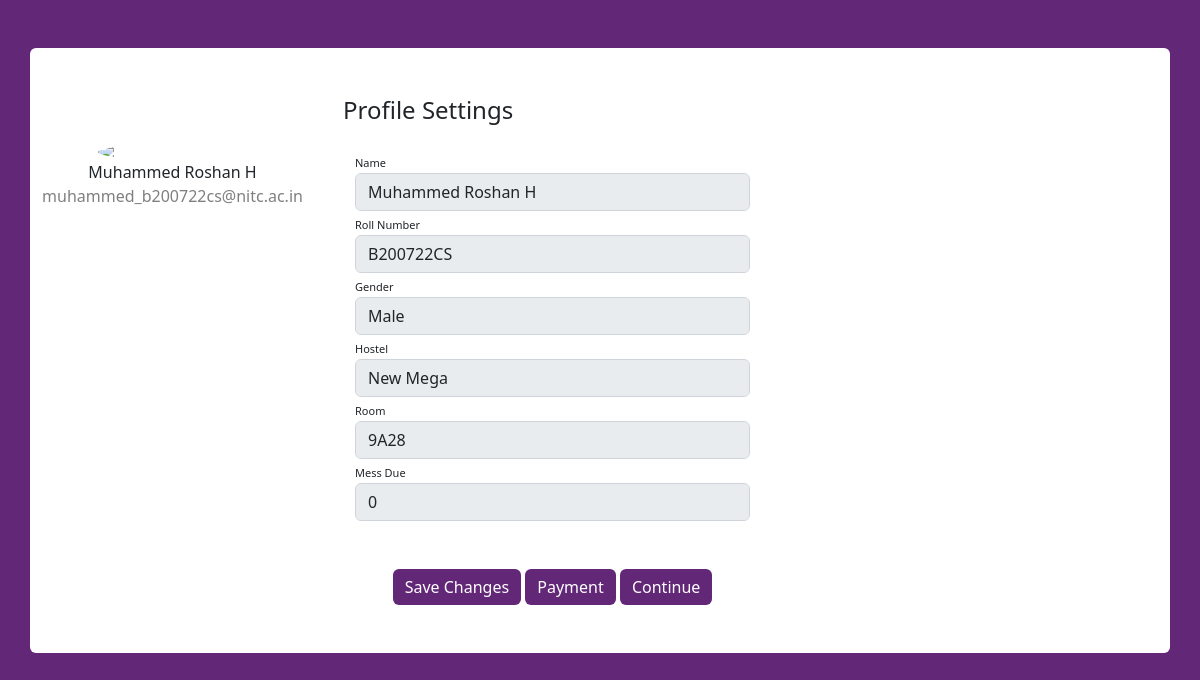
The app's page /B200722CS/profile, older data.
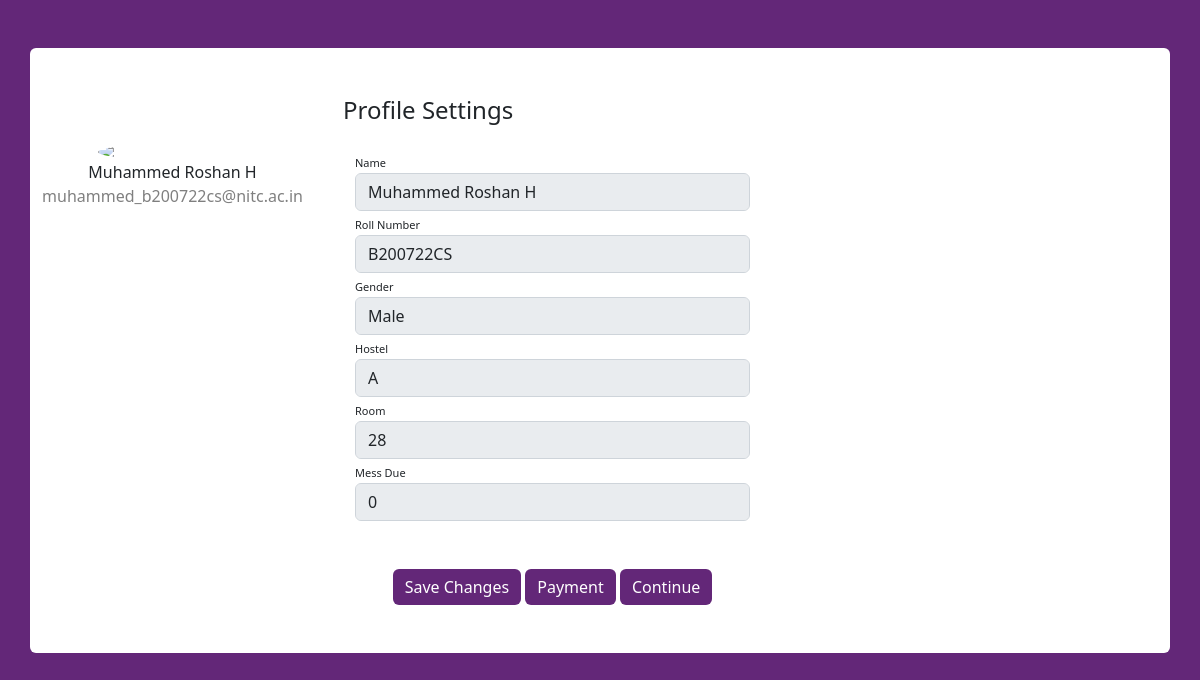
The same page, newer data.
### tables this page shows
CREATE TABLE student (
id integer primary key autoincrement,
username text not null,
name text not null,
pwd text not null,
gender text,
hostel text,
room text,
mess text,
due integer default 0);

### mess.py (the view, shortened to what this page needs)
@app.route('/<username>/profile',methods=('GET','POST'))
def show_profile(username):
	user = get_post_student(username)
	if user['mess'] is None:
		flag=True
	else:
		flag=False
	name=user['name']
	fname=name.split()
	email=fname[0].lower()+'_'+username.lower()+'@nitc.ac.in'
	return render_template('show_profile.html',user=user,email=email,flag=flag)

### mess.py (called while the page is built)
def connect_db():
	conn=sqlite3.connect('database.db')
	conn.row_factory=sqlite3.Row
	return conn

def get_post_student(username):
	conn=connect_db()
	post=conn.execute('SELECT * FROM student where username = ?',(username,)).fetchone()
	conn.close()
	if post is None:
		abort(404)
	return post

### templates/show_profile.html (shortened to what this page needs)
<!DOCTYPE html>
<html lang="en" dir="ltr">
<head>
</head>
<link href="https://cdn.jsdelivr.net/npm/bootstrap@5.2.0-beta1/dist/css/bootstrap.min.css" rel="stylesheet">
<link rel="stylesheet" href="{{ url_for('static', filename='css/profile_style.css') }}">
<body>
  <div class="container rounded bg-white mt-5 mb-5">
    <div class="row">
      <div class="col-md-3 border-right">
        <div class="d-flex flex-column align-items-center text-center p-3 py-5"><img class="rounded-circle mt-5" width="150px"
            src="https://st3.depositphotos.com/15648834/17930/v/600/depositphotos_179308454-stock-illustration-unknown-person-silhouette-glasses-profile.jpg">
            <span class="font-weight-bold">{{ user['name'] }}</span>
            <span class="text-black-50">{{ email }}</span>
        </div>
      </div>
      <div class="col-md-5 border-right">
        <div class="p-3 py-5">
          <div class="d-flex justify-content-between align-items-center mb-3">
            <h4 class="text-right">Profile Settings</h4>
          </div>
          <form method=post>
            <div class="container">
                  <div class="row mt-3">
            <div class="col-md-12"><label class="labels">Name</label><input type="text" class="form-control" placeholder="Enter Name" value="{{ user['name'] }}" disabled></div>
            <div class="col-md-12"><label class="labels">Roll Number</label><input type="text" class="form-control" placeholder="Enter Roll Number" value="{{ user['username'] }}" disabled></div>
            <div class="col-md-12"><label for="gender" class="labels">Gender</label>
            <input type="text" name="gender" placeholder="Select gender" class="form-control" value="{{ request.form['gender'] or user['gender'] }}" disabled></input></div>
            <div class="col-md-12"><label for="hostel" class="labels">Hostel</label>
            <input type="text" name="hostel" placeholder="Enter Hostel Name" class="form-control" value="{{ request.form['hostel'] or user['hostel'] }}" disabled></input></div>
            <div class="col-md-12"><label for="room" class="labels">Room</label>
            <input type="text" name="room" placeholder="Enter Room no" class="form-control" value="{{ request.form['room'] or user['room'] }}" disabled></input></div>
            <div class="col-md-12"><label class="labels">Mess Due</label><input type="text" class="form-control" placeholder="Enter Mess Dues" value="{{ user['due'] }}" disabled></div>
          </div>
          <div class="mt-5 text-center">
          <button class="btn btn-dark profile-button" type="submit" name="action" value="save">Save Changes</button>
          <button class="btn btn-dark profile-button" type="submit" name="action" value="payment">Payment</button>
          <button class="btn btn-dark profile-button" type="submit" name="action" value="continue">Continue</button>
            </div>
        </form>
          </div>
      </div>
    </div>
  </div>
</body>
</html>

Row changes from the older to the newer data that the page shows:
changed student "Muhammed Roshan H": hostel "New Mega" → "A"; room "9A28" → "28"
